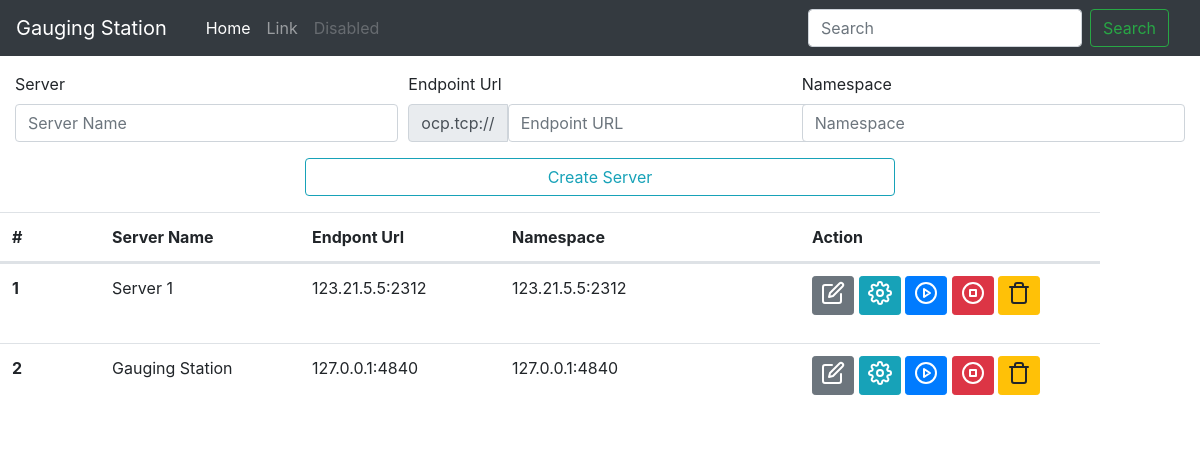
Before: / with the older database file.
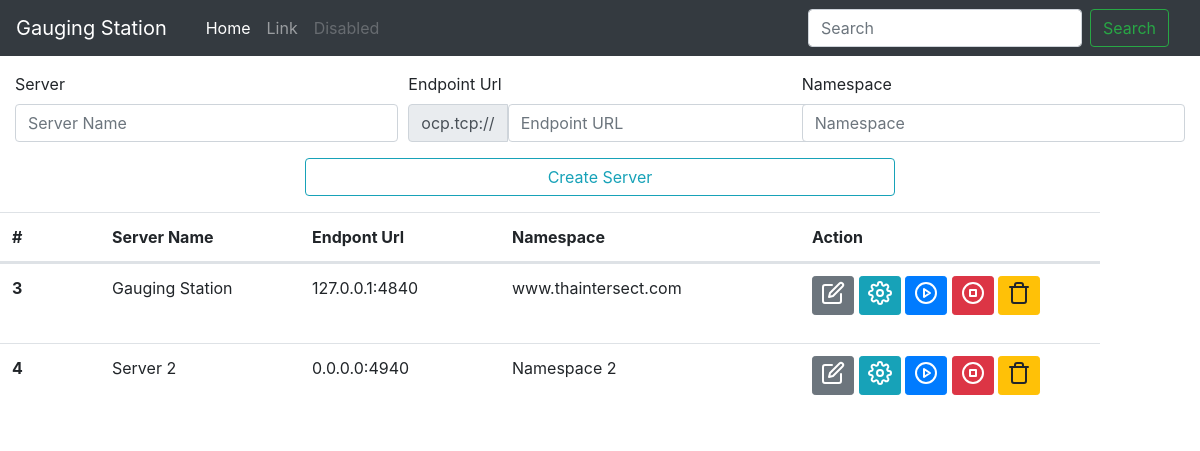
After: the same page with the newer database file.
### index/models.py (models this page shows, shortened)
class Server(db.Model):
    id = db.Column(db.Integer, primary_key=True)
    name = db.Column( db.String(120), nullable=False )
    endpoint_url = db.Column( db.String(120), unique=True, nullable=False )
    namespace = db.Column( db.String(120), nullable=True, )
    created_date = db.Column(db.DateTime, nullable=False, default=datetime.utcnow )
    objects = db.relationship('Object',backref='server',cascade="all, delete-orphan" , lazy='dynamic')

### index/routes.py (the view)
@app.route("/")
def home():
    servers = Server.query.all()
    form = ServerCreateForm()
    return render_template('index.html',form=form,servers=servers)

### index/forms.py
class ServerCreateForm( FlaskForm ):
    server_name = StringField('Server',
                                validators=[ DataRequired() ],
                                render_kw = { 'placeholder': "Server Name"
                                        }
                                )
    endpoint_url = StringField('Endpoint Url',
                                validators=[ DataRequired() ],
                                render_kw = {
                                            'placeholder': "Endpoint URL"
                                        }
                                )
    namespace = StringField('Namespace',
                                render_kw = {
                                            'placeholder': "Namespace"
                                        }
                                )
    submit = SubmitField('Create Server',id="create_server_button")

### index/templates/index.html (shortened to what this page needs)
{% extends 'base.html' %}
{% block content %}
  <form id="projects_form" class="d-block mb-3" method="post" action="{{url_for('create_server')}}" autocomplete=false >
      <div class="form-row">
        <div class="col-4 mb-3">
          {{ form.server_name.label( class="form-control-label" ) }}
          {{ form.server_name( class="form-control", value="" ) }}
        </div>
        <div class="col-4 input-group mb-3">
          {{ form.endpoint_url.label( class="form-control-label" ) }}
          <div class="input-group">
            <div class="input-group-prepend">
              <span class="input-group-text" id="inputGroupPrepend">ocp.tcp://</span>
              {{ form.endpoint_url(class="form-control col-12", value="") }}
            </div>
          </div>
        </div>
        <div class="col-4 mb-3">
          {{ form.namespace.label( class="form-control-label" ) }}
          {{ form.namespace( class="form-control",value="" ) }}
        </div>
      </div>
      <div class="form-row">
        {{ form.submit( class="form-control btn btn-outline-info col-6 offset-3" ) }}
      </div>
  </form>
  <table class="table">
      <thead>
        <tr class="row">
          <th scope="col" class="col-sm-1">#</th>
          <th scope="col" class="col-sm-2">Server Name</th>
          <th scope="col" class="col-sm-2 ">Endpont Url</th>
          <th scope="col" class="col-sm-3 ">Namespace</th>
          <th scope="col" class="col-sm-3">Action</th>
        </tr>
      </thead>
      <tbody>
        {% if servers %}
        {% for server in servers %}
        <tr class="row">
          <th scope="row" class="col-sm-1">{{ server.id }}</th>
          <td class="col-sm-2">{{ server.name }}</td>
          <td class="col-sm-2">{{ server.endpoint_url }}</td>
          <td class="col-sm-3">{{ server.namespace }}</td>
          <td class="col-sm-3">
              <p>
                <a class="btn btn-sm btn-secondary" href="{{ url_for('server_populate',serverid=server.id) }}"><i data-feather="edit"></i> </a>
                <a data-toggle="modal" data-target="config-server-modal-lg" class="btn btn-sm btn-info" href="#"> <i data-feather="settings"></i> </a>
                <a data-server-id="{{ server.id }}" class="btn btn-sm btn-primary start-server" href="#"><i data-feather="play-circle"></i></a>
                <a data-server-id="{{ server.id }}" class="btn btn-sm btn-danger stop-server" href="#"> <i data-feather="stop-circle"></i> </a>
                <a data-server="{{ server.id }}" role="button" class="btn btn-sm btn-warning delete-server" href="#"><i data-feather="trash"></i></a>
              </p>
            </td>
          </tr>
          {% endfor %}
          {% else %}
            <tr><td class="text-center h3 text-muted"> <strong> No Servers Defined </strong></td></tr>
          {% endif %}
        </tbody>
    </table>
{% endblock %}

### index/templates/base.html (shortened to what this page needs)
<!Doctype html>
<html lang="en">
  <head>
    <link rel="stylesheet" href="{{ url_for('static', filename='bootstrap.min.css') }}">
    <link rel="stylesheet" href="{{ url_for('static', filename='styles.css') }}">
  </head>
  <body>
    {% include('partials/nav.html') %}
    <div id="content" class="container-fluid">
      {% block content %}
      {% endblock %}
    </div>
  </body>
  </html>

### index/templates/partials/nav.html (shortened to what this page needs)
<nav class="navbar navbar-expand-md navbar-dark fixed-top bg-dark">
  <a class="navbar-brand" href="#=">Gauging Station</a>
  <div class="container collapse navbar-collapse" id="navbarCollapse">
    <ul class="navbar-nav mr-auto">
      <li class="nav-item active">
        <a class="nav-link" href="{{ url_for('create_server') }}">Home <span class="sr-only">(current)</span></a>
      </li>
      <li class="nav-item">
        <a class="nav-link" href="#">Link</a>
      </li>
      <li class="nav-item">
        <a class="nav-link disabled" href="#">Disabled</a>
      </li>
    </ul>
    <form class="form-inline mt-2 mt-md-0">
      <input class="form-control mr-sm-2" type="text" placeholder="Search" aria-label="Search">
      <button class="btn btn-outline-success my-2 my-sm-0" type="submit">Search</button>
    </form>
  </div>
</nav>

### index/static/styles.css (style rules this page uses)
body { min-height: 75rem; padding-top: 4.5rem; }

Changed rows visible on the page:
removed Server: id "1", name "Server 1", endpoint_url "123.21.5.5:2312", namespace "123.21.5.5:2312"
removed Server: id "2", name "Gauging Station", endpoint_url "127.0.0.1:4840", namespace "127.0.0.1:4840"
added Server: id "3", name "Gauging Station", endpoint_url "127.0.0.1:4840", namespace "www.thaintersect.com"
added Server: id "4", name "Server 2", endpoint_url "0.0.0.0:4940", namespace "Namespace 2"
